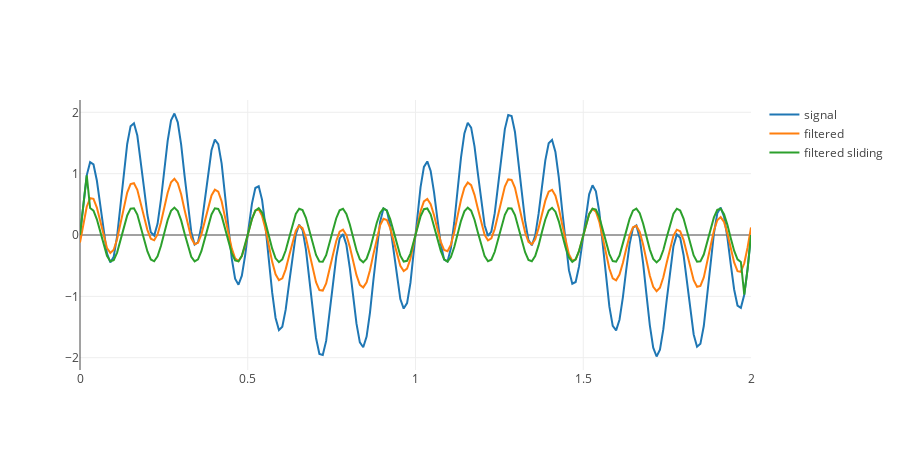

The notebook cell this image was saved under:
### Code cell
f1 = 1
f2 = 8
w1 = 2 * np.pi * f1
w2 = 2 * np.pi * f2

s = [np.sin(w1 * i) + np.sin(w2 * i) for i in t]

filtsym = np.append(afr, afr[::-1])

filtered = np.fft.ifft(np.fft.fft(s) * filtsym).real

#kernel_size = 31
filt = create_filter_median(kernel_size)

filtered_median = np.pad(np.convolve(s, filt, mode = 'valid'), (kernel_size // 2, kernel_size // 2), 'constant', constant_values = (0, 0))

#-----
filtered = s - filtered
filtered_median = s - filtered_median
#-----

tr_s = go.Scatter(
    x = t,
    y = s,
    name='signal'
)

tr_fs = go.Scatter(
    x = t,
    y = filtered,
    name='filtered'
)

tr_median = go.Scatter(
    x = t,
    y = filtered_median,
    name='filtered sliding'
)

rows = 1
cols = 1
fig = py.tools.make_subplots(rows = rows, cols = cols)

fig['layout'].update(height=rows * 450, width=cols * 900)

fig.append_trace(tr_s, 1, 1)
fig.append_trace(tr_fs, 1, 1)
fig.append_trace(tr_median, 1, 1)

py.offline.iplot(fig)

### Figure 1 — Plotly figure (JSON) as saved in the notebook; plotly's stock layout.template omitted (floating-point values rounded to 4 significant figures; data arrays with more than 128 entries replaced by an {"elided": "..."} marker saying what was removed)
{"data": [{"name": "signal", "type": "scatter", "x": {"elided": "200 float values"}, "xaxis": "x1", "y": {"elided": "200 float values"}, "yaxis": "y1"}, {"name": "filtered", "type": "scatter", "x": {"elided": "200 float values"}, "xaxis": "x1", "y": {"elided": "200 float values"}, "yaxis": "y1"}, {"name": "filtered sliding", "type": "scatter", "x": {"elided": "200 float values"}, "xaxis": "x1", "y": {"elided": "200 float values"}, "yaxis": "y1"}], "layout": {"height": 450, "width": 900, "xaxis1": {"anchor": "y1", "domain": [0, 1]}, "yaxis1": {"anchor": "x1", "domain": [0, 1]}}}
